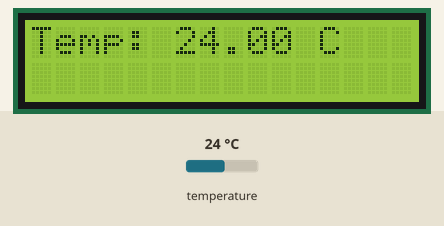
This sketch was run on a simulated Arduino Uno, built with avr-gcc and run on an emulated ATmega328P. Shown: 16×2 character LCD. Inputs (shaded band) come from the test bench; at power-on: temperature 24 °C. What the sketch prints to the serial monitor is not drawn.

Above: at 1.2 s.
1.3 s: temperature set to 12 °C
At 3.8 s:
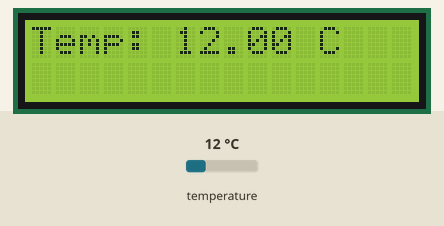
4.1 s: temperature set to 19 °C
At 5.7 s:
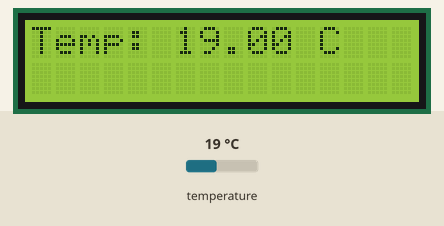
6.6 s: temperature set to 28 °C
At 9.4 s:
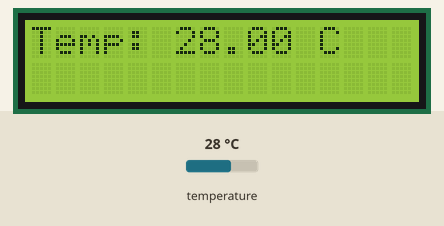
Timing chart, 0 to 10.9 s (numbered marks = the images above; inputs shaded):
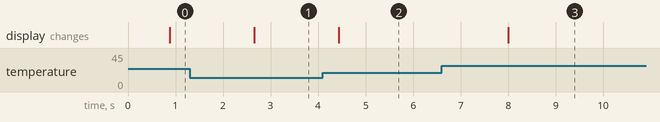

Measured:
- after the input at 1.3 s, the display: changes after 1.4 s (image 1)
- after the input at 4.1 s, the display: changes after 0.34 s (image 2)
- after the input at 6.6 s, the display: changes after 1.4 s (image 3)

The sketch:

Zad1.ino
```cpp
#include <LiquidCrystal_I2C.h>
#include <OneWire.h>
#include <DallasTemperature.h>

#define ONE_WIRE_BUS 2

OneWire oneWire(ONE_WIRE_BUS);
DallasTemperature sensors(&oneWire);
LiquidCrystal_I2C lcd(0x27, 16, 2);

void setup() {
  Serial.begin(19200);

  lcd.init();
  lcd.backlight();
  sensors.begin();

  lcd.setCursor(0, 0);
  lcd.print("Czekam na temp.");
}

void loop() {
  sensors.requestTemperatures();
  float tempC = sensors.getTempCByIndex(0);

  lcd.clear();
  lcd.setCursor(0, 0);
  lcd.print("Temp: ");
  lcd.print(tempC);
  lcd.print(" C");

  Serial.println(tempC);

  delay(1000);
}
```
